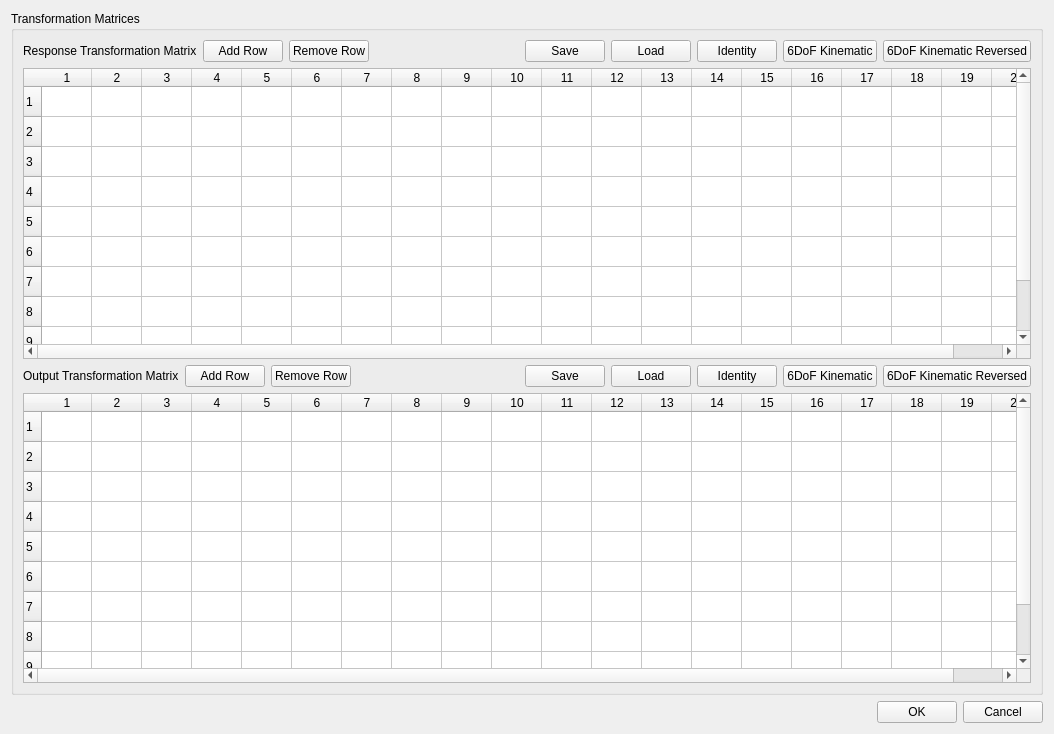
<?xml version="1.0" encoding="UTF-8"?>
<ui version="4.0">
 <class>Form</class>
 <widget class="QWidget" name="Form">
  <property name="geometry">
   <rect>
    <x>0</x>
    <y>0</y>
    <width>1054</width>
    <height>734</height>
   </rect>
  </property>
  <property name="windowTitle">
   <string>Form</string>
  </property>
  <layout class="QVBoxLayout" name="verticalLayout">
   <item>
    <widget class="QGroupBox" name="transformation_matrices_panel">
     <property name="title">
      <string>Transformation Matrices</string>
     </property>
     <layout class="QVBoxLayout" name="verticalLayout_8">
      <item>
       <layout class="QHBoxLayout" name="response_transformation_button_layout">
        <item>
         <widget class="QLabel" name="response_transformation_label">
          <property name="text">
           <string>Response Transformation Matrix</string>
          </property>
         </widget>
        </item>
        <item>
         <widget class="QPushButton" name="response_transformation_add_row_button">
          <property name="toolTip">
           <string>Add a virtual control channel to the response transformation</string>
          </property>
          <property name="text">
           <string>Add Row</string>
          </property>
         </widget>
        </item>
        <item>
         <widget class="QPushButton" name="response_transformation_remove_row_button">
          <property name="toolTip">
           <string>Remove a virtual control channel from the response transformation</string>
          </property>
          <property name="text">
           <string>Remove Row</string>
          </property>
         </widget>
        </item>
        <item>
         <spacer name="response_transformation_button_spacer">
          <property name="orientation">
           <enum>Qt::Horizontal</enum>
          </property>
          <property name="sizeHint" stdset="0">
           <size>
            <width>40</width>
            <height>20</height>
           </size>
          </property>
         </spacer>
        </item>
        <item>
         <widget class="QPushButton" name="response_transformation_save_matrix_button">
          <property name="toolTip">
           <string>Save the response transformation matrix to a file</string>
          </property>
          <property name="text">
           <string>Save</string>
          </property>
         </widget>
        </item>
        <item>
         <widget class="QPushButton" name="response_transformation_load_matrix_button">
          <property name="toolTip">
           <string>Load the response transformation matrix from a file</string>
          </property>
          <property name="text">
           <string>Load</string>
          </property>
         </widget>
        </item>
        <item>
         <widget class="QPushButton" name="response_transformation_identity_button">
          <property name="toolTip">
           <string>Set the response transformation to the identity matrix (removes the transformation)</string>
          </property>
          <property name="text">
           <string>Identity</string>
          </property>
         </widget>
        </item>
        <item>
         <widget class="QPushButton" name="response_transformation_6dof_kinematic_button">
          <property name="toolTip">
           <string>Sets the transformation matrix to a kinematic transformation matrix based on a typical 6-DoF shaker configuration.</string>
          </property>
          <property name="text">
           <string>6DoF Kinematic</string>
          </property>
         </widget>
        </item>
        <item>
         <widget class="QPushButton" name="response_transformation_reversed_6dof_kinematic_button">
          <property name="toolTip">
           <string>Sets the transformation matrix to a kinematic transformation matrix based on a typical 6-DoF shaker configuration.</string>
          </property>
          <property name="text">
           <string>6DoF Kinematic Reversed</string>
          </property>
         </widget>
        </item>
       </layout>
      </item>
      <item>
       <widget class="QTableWidget" name="response_transformation_matrix">
        <property name="rowCount">
         <number>10</number>
        </property>
        <property name="columnCount">
         <number>20</number>
        </property>
        <attribute name="horizontalHeaderDefaultSectionSize">
         <number>50</number>
        </attribute>
        <attribute name="horizontalHeaderMinimumSectionSize">
         <number>30</number>
        </attribute>
        <row/>
        <row/>
        <row/>
        <row/>
        <row/>
        <row/>
        <row/>
        <row/>
        <row/>
        <row/>
        <column/>
        <column/>
        <column/>
        <column/>
        <column/>
        <column/>
        <column/>
        <column/>
        <column/>
        <column/>
        <column/>
        <column/>
        <column/>
        <column/>
        <column/>
        <column/>
        <column/>
        <column/>
        <column/>
        <column/>
       </widget>
      </item>
      <item>
       <layout class="QHBoxLayout" name="output_transformation_button_layout">
        <item>
         <widget class="QLabel" name="output_transformation_label">
          <property name="text">
           <string>Output Transformation Matrix</string>
          </property>
         </widget>
        </item>
        <item>
         <widget class="QPushButton" name="output_transformation_add_row_button">
          <property name="toolTip">
           <string>Add a virtual excitation channel</string>
          </property>
          <property name="text">
           <string>Add Row</string>
          </property>
         </widget>
        </item>
        <item>
         <widget class="QPushButton" name="output_transformation_remove_row_button">
          <property name="toolTip">
           <string>Remove a virtual excitation channel</string>
          </property>
          <property name="text">
           <string>Remove Row</string>
          </property>
         </widget>
        </item>
        <item>
         <spacer name="output_transformation_button_spacer">
          <property name="orientation">
           <enum>Qt::Horizontal</enum>
          </property>
          <property name="sizeHint" stdset="0">
           <size>
            <width>40</width>
            <height>20</height>
           </size>
          </property>
         </spacer>
        </item>
        <item>
         <widget class="QPushButton" name="output_transformation_save_matrix_button">
          <property name="toolTip">
           <string>Save the output transformation matrix to a file</string>
          </property>
          <property name="text">
           <string>Save</string>
          </property>
         </widget>
        </item>
        <item>
         <widget class="QPushButton" name="output_transformation_load_matrix_button">
          <property name="toolTip">
           <string>Load an output transformation matrix from a file</string>
          </property>
          <property name="text">
           <string>Load</string>
          </property>
         </widget>
        </item>
        <item>
         <widget class="QPushButton" name="output_transformation_identity_button">
          <property name="toolTip">
           <string>Set the output transformation to the identity matrix (removes the transformation)</string>
          </property>
          <property name="text">
           <string>Identity</string>
          </property>
         </widget>
        </item>
        <item>
         <widget class="QPushButton" name="output_transformation_6dof_kinematic_button">
          <property name="toolTip">
           <string>Sets the transformation matrix to a kinematic transformation matrix based on a typical 6-DoF shaker configuration.</string>
          </property>
          <property name="text">
           <string>6DoF Kinematic</string>
          </property>
         </widget>
        </item>
        <item>
         <widget class="QPushButton" name="output_transformation_reversed_6dof_kinematic_button">
          <property name="toolTip">
           <string>Sets the transformation matrix to a kinematic transformation matrix based on a typical 6-DoF shaker configuration.</string>
          </property>
          <property name="text">
           <string>6DoF Kinematic Reversed</string>
          </property>
         </widget>
        </item>
       </layout>
      </item>
      <item>
       <widget class="QTableWidget" name="output_transformation_matrix">
        <property name="rowCount">
         <number>10</number>
        </property>
        <property name="columnCount">
         <number>20</number>
        </property>
        <attribute name="horizontalHeaderDefaultSectionSize">
         <number>50</number>
        </attribute>
        <attribute name="horizontalHeaderMinimumSectionSize">
         <number>30</number>
        </attribute>
        <row/>
        <row/>
        <row/>
        <row/>
        <row/>
        <row/>
        <row/>
        <row/>
        <row/>
        <row/>
        <column/>
        <column/>
        <column/>
        <column/>
        <column/>
        <column/>
        <column/>
        <column/>
        <column/>
        <column/>
        <column/>
        <column/>
        <column/>
        <column/>
        <column/>
        <column/>
        <column/>
        <column/>
        <column/>
        <column/>
       </widget>
      </item>
     </layout>
    </widget>
   </item>
   <item>
    <layout class="QHBoxLayout" name="horizontalLayout">
     <item>
      <spacer name="horizontalSpacer">
       <property name="orientation">
        <enum>Qt::Horizontal</enum>
       </property>
       <property name="sizeHint" stdset="0">
        <size>
         <width>40</width>
         <height>20</height>
        </size>
       </property>
      </spacer>
     </item>
     <item>
      <widget class="QPushButton" name="ok_button">
       <property name="toolTip">
        <string>Saves the transformation matrices to the environment</string>
       </property>
       <property name="text">
        <string>OK</string>
       </property>
      </widget>
     </item>
     <item>
      <widget class="QPushButton" name="cancel_button">
       <property name="toolTip">
        <string>Cancels modification of the transformation matrices</string>
       </property>
       <property name="text">
        <string>Cancel</string>
       </property>
      </widget>
     </item>
    </layout>
   </item>
  </layout>
 </widget>
 <resources/>
 <connections/>
</ui>
